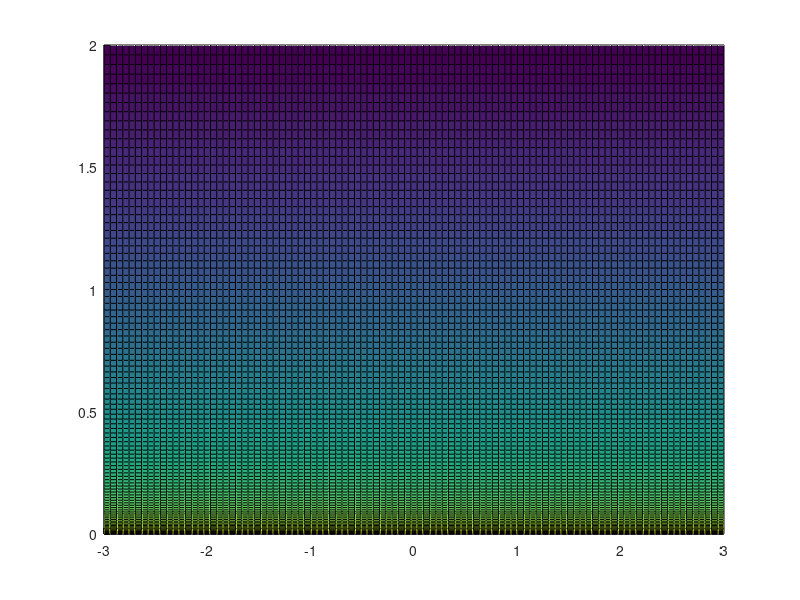

Reproduce this figure in MATLAB. (Note: this script raises an error after producing the figure.)
close all;
clear all;
hold on;

%% DEFINING THE BEAM OF LIGHT

xBeamCentre = 0;
yBeamCentre = 3;
zPlaneBeam = 5;
Direction = [0;0;-1];
Direction = Direction/norm(Direction);


%% DEFINING EQUATION OF SURFACE
    %Surface is defined as y = a*z^2
    a = 0.5;

%Defining Centre of Square of light
    zCentre = -1;
    xCentre = 0;
    
%Plotting parabolic mirror
    t = linspace(-2,0,100);
    t2 = linspace(-3,3);
    Z = t;
    X = t2;
    [XX ZZ] = meshgrid(X,Z);
    YY = a*ZZ.^2;

    surf(XX,YY,ZZ);
    
%Defining the cone:
    centreVector = [0;-0.5;-3];
    height = 4;
    radius=1;
    radiusChange = 4;
    
%%Plotting Cone
    plottingCone(radius, radiusChange, height, centreVector);

%% GETTING RESULTS AS IF CONE WAS IN THE CENTRE 0;0;0
[InitialPoints Directions] = generateBeamLight(zPlaneBeam,xBeamCentre,yBeamCentre,Direction,1,0.5,25);

FinalValuesT = getMatrixIntersCone(InitialPoints,Directions,radius,radiusChange,height);
Intersections = getPointsIntersCone(InitialPoints,Directions,FinalValuesT);
Reflected = getReflDirectionsCone(InitialPoints,Directions,radius,radiusChange,height);

%% TRANSLATING EVERYTHING TO WHERE POSITION IS ACTUALLY

Intersections(1,:) = Intersections(1,:) + ones(1,length(Intersections(1,:))).*centreVector(1,1);
Intersections(2,:) = Intersections(2,:) + ones(1,length(Intersections(2,:))).*centreVector(2,1);
Intersections(3,:) = Intersections(3,:) + ones(1,length(Intersections(3,:))).*centreVector(3,1);

InitialPoints(1,:) = InitialPoints(1,:) + ones(1,length(InitialPoints(1,:))).*centreVector(1,1);
InitialPoints(2,:) = InitialPoints(2,:) + ones(1,length(InitialPoints(2,:))).*centreVector(2,1);
InitialPoints(3,:) = InitialPoints(3,:) + ones(1,length(InitialPoints(3,:))).*centreVector(3,1);

plottingMatrixLines(InitialPoints,Directions,FinalValuesT,'b');

%% Reflecting into the Parabola

InitialPoints = Intersections;
Directions2 = Reflected;

VectorTIncidentParabolic = getVectTIntersP(InitialPoints,Directions2,a);
IntersPointsParabolic = getMatrixIntersP(InitialPoints,Directions2,a);
DirAftIntPMirr = getMatrixDirAftPMirr(IntersPointsParabolic, Directions2, a);

%%PLOTTING INCIDENT RAYS
plottingMatrixLines(Intersections,Reflected,VectorTIncidentParabolic,'g');

%%PLOTTING REFLECTED RAYS
plottingMatrixLines(IntersPointsParabolic,DirAftIntPMirr,ones(1,length(IntersPointsParabolic))*4,'r');
xlabel('x');
ylabel('y');
zlabel('z');


%%PLOTTING POINTS OF INTERSECTION OF LINES AND PLANE Z=K;
plane = 0;
d1 = DirAftIntPMirr(1,:);
d2 = DirAftIntPMirr(2,:);
d3 = DirAftIntPMirr(3,:);

i1 = IntersPointsParabolic(1,:);
i2 = IntersPointsParabolic(2,:);
i3 = IntersPointsParabolic(3,:);

for parm = 1:length(IntersPointsParabolic(1,:))
    XZplane(parm) = i1(parm) + (d1(parm)/d3(parm))*(plane - i3(parm));
    YZplane(parm) = i2(parm) + (d2(parm)/d3(parm))*(plane - i3(parm));
end

figure;

scatter(XZplane, YZplane);
xlabel('x');
ylabel('y');
axis([-2 2 -1 1])